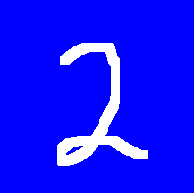
#> input picture LV6/test.png, 194 x 193 px
$ python Skripta_6_2.py
#> lines starting #> are read from the running program, lines starting #| are printed output that depends on the picture; after the words box and inside, x2 and y2 are one past the last pixel; in counts of white or black regions, pixels touching at a corner belong together
from matplotlib import pyplot as plt
from skimage.transform import resize
from skimage import color
import matplotlib.image as mpimg
import numpy as np
import joblib

# ucitaj sliku i prikazi ju
filename = 'test.png'

img = mpimg.imread(filename)
#> img is the input picture: shape (193, 194, 4) float32; mean R, G, B, A 0.0801, 0.0801, 1, 1
img = color.rgb2gray(img)
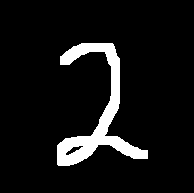
#> img: shape (193, 194) float32; values 0.0721 (black) and 1 (white), 8% white; 1 white region, box (x1, y1, x2, y2) and area: (57, 43, 148, 166) 3000
img = resize(img, (28, 28))
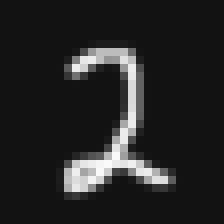
#> img: shape (28, 28) float32 (shown 8 times larger); min 0.0721, max 0.982, mean 0.146

plt.figure()
plt.imshow(img, cmap=plt.get_cmap('gray'))
plt.show()


# TODO: prebacite sliku u vektor odgovarajuce velicine
img  = img.reshape(1, 28*28)

# vrijednosti piksela kao float32
img = img.astype('float32')

# ucitavanje modela
filename = "NN_model.sav"
#> (the run stopped early here; a loop or call above may not have finished)
